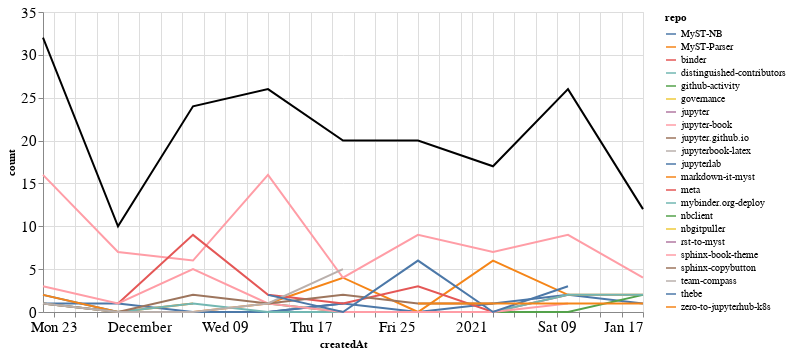

The cell this chart's notebook holds for it:
### Markdown cell above
### Comments

### Code cell
comments_time = comments.groupby('repo').resample('W', on='createdAt').count()['author'].reset_index()
comments_time = comments_time.rename(columns={'author': 'count'})
comments_time_total = comments_time.groupby('createdAt').agg({"count": "sum"}).reset_index()
ch1 = alt.Chart(comments_time, width=600).mark_line().encode(
    x='createdAt',
    y='count',
    color='repo',
    tooltip="repo"
)

ch2 = alt.Chart(comments_time_total, width=600).mark_line(color="black").encode(
    x='createdAt',
    y='count',
)

ch1 + ch2

### Figure 1 — Vega-Lite specification as saved in the notebook (floating-point values rounded to 4 significant figures)
{"config": {"axisLeft": {"labelFontSize": 15}, "axisBottom": {"labelFontSize": 15}}, "layer": [{"data": {"name": "data-b6e0a0c6982f5105895b9100da9a692a"}, "mark": "line", "encoding": {"color": {"type": "nominal", "field": "repo"}, "tooltip": {"type": "nominal", "field": "repo"}, "x": {"type": "temporal", "field": "createdAt"}, "y": {"type": "quantitative", "field": "count"}}, "width": 600}, {"data": {"name": "data-efe3dfcbadb2b6b21daf9d49ecdccb98"}, "mark": {"type": "line", "color": "black"}, "encoding": {"x": {"type": "temporal", "field": "createdAt"}, "y": {"type": "quantitative", "field": "count"}}, "width": 600}], "$schema": "https://vega.github.io/schema/vega-lite/v4.8.1.json", "datasets": {"data-b6e0a0c6982f5105895b9100da9a692a": [{"repo": "MyST-NB", "createdAt": "2020-11-22T00:00:00", "count": 2}, {"repo": "MyST-NB", "createdAt": "2020-11-29T00:00:00", "count": 0}, {"repo": "MyST-NB", "createdAt": "2020-12-06T00:00:00", "count": 0}, {"repo": "MyST-NB", "createdAt": "2020-12-13T00:00:00", "count": 0}, {"repo": "MyST-NB", "createdAt": "2020-12-20T00:00:00", "count": 1}, {"repo": "MyST-NB", "createdAt": "2020-12-27T00:00:00", "count": 0}, {"repo": "MyST-NB", "createdAt": "2021-01-03T00:00:00", "count": 1}, {"repo": "MyST-NB", "createdAt": "2021-01-10T00:00:00", "count": 2}, {"repo": "MyST-NB", "createdAt": "2021-01-17T00:00:00", "count": 1}, {"repo": "MyST-Parser", "createdAt": "2020-11-22T00:00:00", "count": 1}, {"repo": "MyST-Parser", "createdAt": "2020-11-29T00:00:00", "count": 0}, {"repo": "MyST-Parser", "createdAt": "2020-12-06T00:00:00", "count": 0}, {"repo": "MyST-Parser", "createdAt": "2020-12-13T00:00:00", "count": 1}, {"repo": "MyST-Parser", "createdAt": "2020-12-20T00:00:00", "count": 4}, {"repo": "MyST-Parser", "createdAt": "2020-12-27T00:00:00", "count": 0}, {"repo": "MyST-Parser", "createdAt": "2021-01-03T00:00:00", "count": 6}, {"repo": "MyST-Parser", "createdAt": "2021-01-10T00:00:00", "count": 2}, {"repo": "MyST-Parser", "createdAt": "2021-01-17T00:00:00", "count": 2}, {"repo": "binder", "createdAt": "2020-11-22T00:00:00", "count": 1}, {"repo": "distinguished-contributors", "createdAt": "2020-12-20T00:00:00", "count": 1}, {"repo": "github-activity", "createdAt": "2020-12-13T00:00:00", "count": 1}, {"repo": "github-activity", "createdAt": "2020-12-20T00:00:00", "count": 0}, {"repo": "github-activity", "createdAt": "2020-12-27T00:00:00", "count": 0}, {"repo": "github-activity", "createdAt": "2021-01-03T00:00:00", "count": 0}, {"repo": "github-activity", "createdAt": "2021-01-10T00:00:00", "count": 0}, {"repo": "github-activity", "createdAt": "2021-01-17T00:00:00", "count": 2}, {"repo": "governance", "createdAt": "2020-11-22T00:00:00", "count": 1}, {"repo": "jupyter", "createdAt": "2020-12-20T00:00:00", "count": 1}, {"repo": "jupyter-book", "createdAt": "2020-11-22T00:00:00", "count": 16}, {"repo": "jupyter-book", "createdAt": "2020-11-29T00:00:00", "count": 7}, {"repo": "jupyter-book", "createdAt": "2020-12-06T00:00:00", "count": 6}, {"repo": "jupyter-book", "createdAt": "2020-12-13T00:00:00", "count": 16}, {"repo": "jupyter-book", "createdAt": "2020-12-20T00:00:00", "count": 4}, {"repo": "jupyter-book", "createdAt": "2020-12-27T00:00:00", "count": 9}, {"repo": "jupyter-book", "createdAt": "2021-01-03T00:00:00", "count": 7}, {"repo": "jupyter-book", "createdAt": "2021-01-10T00:00:00", "count": 9}, {"repo": "jupyter-book", "createdAt": "2021-01-17T00:00:00", "count": 4}, {"repo": "jupyter.github.io", "createdAt": "2021-01-10T00:00:00", "count": 2}, {"repo": "jupyterbook-latex", "createdAt": "2020-11-22T00:00:00", "count": 2}, {"repo": "jupyterlab", "createdAt": "2020-11-22T00:00:00", "count": 1}, {"repo": "jupyterlab", "createdAt": "2020-11-29T00:00:00", "count": 1}, {"repo": "jupyterlab", "createdAt": "2020-12-06T00:00:00", "count": 0}, {"repo": "jupyterlab", "createdAt": "2020-12-13T00:00:00", "count": 0}, {"repo": "jupyterlab", "createdAt": "2020-12-20T00:00:00", "count": 1}, {"repo": "markdown-it-myst", "createdAt": "2020-11-22T00:00:00", "count": 2}, {"repo": "markdown-it-myst", "createdAt": "2020-11-29T00:00:00", "count": 0}, {"repo": "markdown-it-myst", "createdAt": "2020-12-06T00:00:00", "count": 1}, {"repo": "meta", "createdAt": "2020-11-29T00:00:00", "count": 1}, {"repo": "meta", "createdAt": "2020-12-06T00:00:00", "count": 9}, {"repo": "meta", "createdAt": "2020-12-13T00:00:00", "count": 2}, {"repo": "meta", "createdAt": "2020-12-20T00:00:00", "count": 1}, {"repo": "meta", "createdAt": "2020-12-27T00:00:00", "count": 3}, {"repo": "meta", "createdAt": "2021-01-03T00:00:00", "count": 0}, {"repo": "meta", "createdAt": "2021-01-10T00:00:00", "count": 2}, {"repo": "mybinder.org-deploy", "createdAt": "2020-11-22T00:00:00", "count": 1}, {"repo": "mybinder.org-deploy", "createdAt": "2020-11-29T00:00:00", "count": 0}, {"repo": "mybinder.org-deploy", "createdAt": "2020-12-06T00:00:00", "count": 1}, {"repo": "mybinder.org-deploy", "createdAt": "2020-12-13T00:00:00", "count": 0}, {"repo": "mybinder.org-deploy", "createdAt": "2020-12-20T00:00:00", "count": 0}, {"repo": "mybinder.org-deploy", "createdAt": "2020-12-27T00:00:00", "count": 0}, {"repo": "mybinder.org-deploy", "createdAt": "2021-01-03T00:00:00", "count": 0}, {"repo": "mybinder.org-deploy", "createdAt": "2021-01-10T00:00:00", "count": 2}, {"repo": "mybinder.org-deploy", "createdAt": "2021-01-17T00:00:00", "count": 2}, {"repo": "nbclient", "createdAt": "2020-12-13T00:00:00", "count": 1}, {"repo": "nbgitpuller", "createdAt": "2021-01-10T00:00:00", "count": 2}, {"repo": "rst-to-myst", "createdAt": "2021-01-03T00:00:00", "count": 1}, {"repo": "sphinx-book-theme", "createdAt": "2020-11-22T00:00:00", "count": 3}, {"repo": "sphinx-book-theme", "createdAt": "2020-11-29T00:00:00", "count": 1}, {"repo": "sphinx-book-theme", "createdAt": "2020-12-06T00:00:00", "count": 5}, {"repo": "sphinx-book-theme", "createdAt": "2020-12-13T00:00:00", "count": 1}, {"repo": "sphinx-book-theme", "createdAt": "2020-12-20T00:00:00", "count": 0}, {"repo": "sphinx-book-theme", "createdAt": "2020-12-27T00:00:00", "count": 0}, {"repo": "sphinx-book-theme", "createdAt": "2021-01-03T00:00:00", "count": 0}, {"repo": "sphinx-book-theme", "createdAt": "2021-01-10T00:00:00", "count": 1}, {"repo": "sphinx-copybutton", "createdAt": "2020-11-22T00:00:00", "count": 1}, {"repo": "sphinx-copybutton", "createdAt": "2020-11-29T00:00:00", "count": 0}, {"repo": "sphinx-copybutton", "createdAt": "2020-12-06T00:00:00", "count": 2}, {"repo": "sphinx-copybutton", "createdAt": "2020-12-13T00:00:00", "count": 1}, {"repo": "sphinx-copybutton", "createdAt": "2020-12-20T00:00:00", "count": 2}, {"repo": "sphinx-copybutton", "createdAt": "2020-12-27T00:00:00", "count": 1}, {"repo": "sphinx-copybutton", "createdAt": "2021-01-03T00:00:00", "count": 1}, {"repo": "team-compass", "createdAt": "2020-11-22T00:00:00", "count": 1}, {"repo": "team-compass", "createdAt": "2020-11-29T00:00:00", "count": 0}, {"repo": "team-compass", "createdAt": "2020-12-06T00:00:00", "count": 0}, {"repo": "team-compass", "createdAt": "2020-12-13T00:00:00", "count": 1}, {"repo": "team-compass", "createdAt": "2020-12-20T00:00:00", "count": 5}, {"repo": "thebe", "createdAt": "2020-12-13T00:00:00", "count": 2}, {"repo": "thebe", "createdAt": "2020-12-20T00:00:00", "count": 0}, {"repo": "thebe", "createdAt": "2020-12-27T00:00:00", "count": 6}, {"repo": "thebe", "createdAt": "2021-01-03T00:00:00", "count": 0}, {"repo": "thebe", "createdAt": "2021-01-10T00:00:00", "count": 3}, {"repo": "zero-to-jupyterhub-k8s", "createdAt": "2020-12-27T00:00:00", "count": 1}, {"repo": "zero-to-jupyterhub-k8s", "createdAt": "2021-01-03T00:00:00", "count": 1}, {"repo": "zero-to-jupyterhub-k8s", "createdAt": "2021-01-10T00:00:00", "count": 1}, {"repo": "zero-to-jupyterhub-k8s", "createdAt": "2021-01-17T00:00:00", "count": 1}], "data-efe3dfcbadb2b6b21daf9d49ecdccb98": [{"createdAt": "2020-11-22T00:00:00", "count": 32}, {"createdAt": "2020-11-29T00:00:00", "count": 10}, {"createdAt": "2020-12-06T00:00:00", "count": 24}, {"createdAt": "2020-12-13T00:00:00", "count": 26}, {"createdAt": "2020-12-20T00:00:00", "count": 20}, {"createdAt": "2020-12-27T00:00:00", "count": 20}, {"createdAt": "2021-01-03T00:00:00", "count": 17}, {"createdAt": "2021-01-10T00:00:00", "count": 26}, {"createdAt": "2021-01-17T00:00:00", "count": 12}]}}
